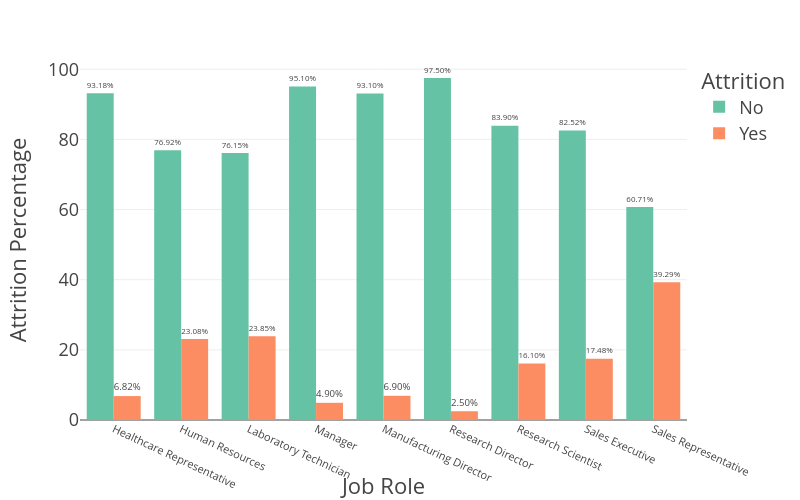

Notebook cell for this chart:
### Markdown cell above
## Visualizing Attrition by Job Role

### Code cell
attrition_by_role = HR_Analytics.groupby(['JobRole', 'Attrition']).size().reset_index(name='count')
total_per_role = attrition_by_role.groupby('JobRole')['count'].transform('sum')
attrition_by_role['percentage'] = round((attrition_by_role['count'] / total_per_role) * 100, 2)

# Plot
fig = px.bar(attrition_by_role,
             x='JobRole',
             y='percentage',
             color='Attrition',
            # title='Attrition by Job Role (%)',
             color_discrete_sequence=px.colors.qualitative.Set2,  
             barmode='group',
             text='percentage',
             width=800,
             height=500)

fig.update_layout(
    template="presentation",
    xaxis_title='Job Role',
    yaxis_title='Attrition Percentage',
    xaxis_tickangle=25,               
    xaxis_tickfont=dict(size=11),     
    legend_title=dict(text='Attrition'),
    paper_bgcolor="rgba(0,0,0,0)",
    plot_bgcolor="rgba(0,0,0,0)"
)

fig.update_traces(texttemplate='%{text:.2f}%', textposition='outside')
fig.show()

# Save the chart
#fig.write_image(os.path.join(results_dir, 'attrition_by_jobrole.jpg'))
#fig.write_image(os.path.join(results_dir, 'attrition_by_jobrole.png'))
fig.write_html(os.path.join(results_dir,   'attrition_by_jobrole.html'))

### Figure 1 — Plotly figure (JSON) as saved in the notebook; plotly's stock layout.template omitted (floating-point values rounded to 4 significant figures)
{"data": [{"alignmentgroup": "True", "hovertemplate": "Attrition=No<br>JobRole=%{x}<br>percentage=%{text}<extra></extra>", "legendgroup": "No", "marker": {"color": "rgb(102,194,165)", "pattern": {"shape": ""}}, "name": "No", "offsetgroup": "No", "orientation": "v", "showlegend": true, "text": [93.18, 76.92, 76.15, 95.1, 93.1, 97.5, 83.9, 82.52, 60.71], "textposition": "outside", "texttemplate": "%{text:.2f}%", "type": "bar", "x": ["Healthcare Representative", "Human Resources", "Laboratory Technician", "Manager", "Manufacturing Director", "Research Director", "Research Scientist", "Sales Executive", "Sales Representative"], "xaxis": "x", "y": [93.18, 76.92, 76.15, 95.1, 93.1, 97.5, 83.9, 82.52, 60.71], "yaxis": "y"}, {"alignmentgroup": "True", "hovertemplate": "Attrition=Yes<br>JobRole=%{x}<br>percentage=%{text}<extra></extra>", "legendgroup": "Yes", "marker": {"color": "rgb(252,141,98)", "pattern": {"shape": ""}}, "name": "Yes", "offsetgroup": "Yes", "orientation": "v", "showlegend": true, "text": [6.82, 23.08, 23.85, 4.9, 6.9, 2.5, 16.1, 17.48, 39.29], "textposition": "outside", "texttemplate": "%{text:.2f}%", "type": "bar", "x": ["Healthcare Representative", "Human Resources", "Laboratory Technician", "Manager", "Manufacturing Director", "Research Director", "Research Scientist", "Sales Executive", "Sales Representative"], "xaxis": "x", "y": [6.82, 23.08, 23.85, 4.9, 6.9, 2.5, 16.1, 17.48, 39.29], "yaxis": "y"}], "layout": {"barmode": "group", "height": 500, "legend": {"title": {"text": "Attrition"}, "tracegroupgap": 0}, "margin": {"t": 60}, "paper_bgcolor": "rgba(0, 0, 0, 0)", "plot_bgcolor": "rgba(0, 0, 0, 0)", "width": 800, "xaxis": {"anchor": "y", "autorange": true, "domain": [0, 1], "range": [-0.5, 8.5], "tickangle": 25, "tickfont": {"size": 11}, "title": {"text": "Job Role"}, "type": "category"}, "yaxis": {"anchor": "x", "autorange": true, "domain": [0, 1], "range": [0, 102.6], "title": {"text": "Attrition Percentage"}, "type": "linear"}}}
